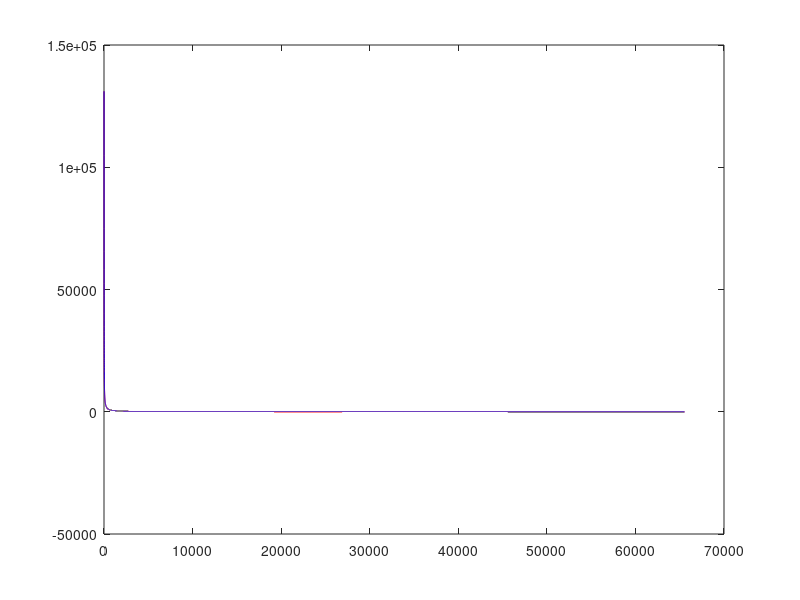
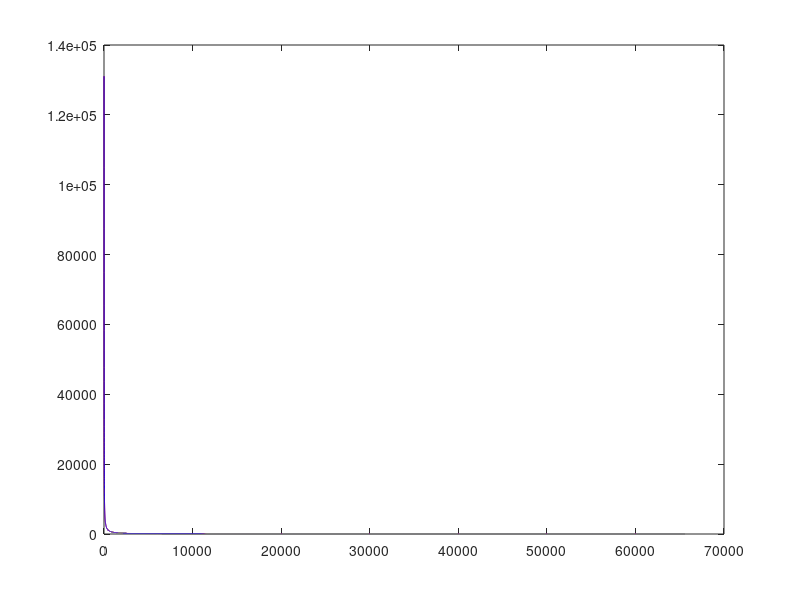

MATLAB code to generate these figures, in order:
div_table1 = [131072,104858,87381,74898,65536,58254,52429,47663,43691,40330,37449,34953,32768,30840,29127,27594,26214,24966,23831,22795,21845,20972,20165,19418,18725,18079,17476,16913,16384,15888,15420,14980,14564,14170,13797,13443,13107,12788,12483,12193,11916,11651,11398,11155,10923,10700,10486,10280,10082,9892,9709,9533,9362,9198,9039,8886,8738,8595,8456,8322,8192,8066,7944,7825,7710,7598,7490,7384,7282,7182,7085,6991,6899,6809,6722,6637,6554,6473,6394,6317,6242,6168,6096,6026,5958,5891,5825,5761,5699,5638,5578,5519,5461,5405,5350,5296,5243,5191,5140,5090,5041,4993,4946,4900,4855,4810,4766,4723,4681,4640,4599,4559,4520,4481,4443,4406,4369,4333,4297,4263,4228,4194,4161,4128,4096,4064,4033,4002,3972,3942,3913,3884,3855,3827,3799,3772,3745,3718,3692,3666,3641,3616,3591,3567,3542,3519,3495,3472,3449,3427,3404,3383,3361,3339,3318,3297,3277,3256,3236,3216,3197,3178,3158,3139,3121,3102,3084,3066,3048,3031,3013,2996,2979,2962,2945,2929,2913,2897,2881,2865,2849,2834,2819,2804,2789,2774,2759,2745,2731,2717,2703,2689,2675,2661,2648,2635,2621,2608,2595,2583,2570,2558,2545,2533,2521,2509,2497,2485,2473,2461,2450,2439,2427,2416,2405,2394,2383,2372,2362,2351,2341,2330,2320,2310,2300,2289,2280,2270,2260,2250,2241,2231,2222,2212,2203,2194,2185,2175,2166,2158,2149,2140,2131,2123,2114,2106,2097,2089,2081,2072,2064,2056,2048];
x_all = [256,335,427,512,669,833,999,1425,2000,3000,4040,4423,5844,7854,10181,17190,26887];
y_all = [2048,1565,1228,1024,784,629,525,368,262,175,130,119,90,67,51,30,19];

[~,N_picese] = size(x_all);
N_picese = N_picese-1;
K_picese = zeros(1,N_picese);
B_picese = zeros(1,N_picese);
for index=1:N_picese
    K_picese(index) = (y_all(index+1)-y_all(index))/(x_all(index+1)-x_all(index));
end

for index=1:N_picese
    B_picese(index) = round(y_all(index)-K_picese(index)*x_all(index));
end

%%
int_K_picese = round((-K_picese)*(2^9));
int_B_picese = round(B_picese);
clear K_picese B_picese;

y = zeros(1,65536);
for x=4:256
    y(x)=div_table1(x-3);        
end
for index = 1:N_picese
    for x = x_all(index):x_all(index+1)
        y(x) = int_B_picese(index)-bitshift((int_K_picese(index)*x+2^8),-9);    
    end
end

Cx_all = [26887,28340,29960,31777,33826,36158,38837,41944,45591,49933,55189,61681];
Cy_all = [19,18,17,16,15,14,13,12,11,10,9,8];
CN_all = 11;
for index = 1:CN_all
    for x = Cx_all(index):Cx_all(index+1)-1
        y(x) = Cy_all(index);    
    end
end
for x = 61681:65536
    y(x) = Cy_all(end);
end
%%
y_ = y;
x_ = 4:65536;
figure(7);plot(x_,y_(4:end),'red');hold on;
x0 = 4:65536;
y0 = round(4*2^17*(1./x0));
plot(x0,y0,'blue');
% figure(2);plot(x0,y0,'blue');hold on;plot(x,y(4:end),'red');
%%
x_all = [256,335,427,512,669,833,999,1425,2000,3000,4040,4423,5844,7854,10181,17190];
y_all = [2048,1565,1228,1024,784,629,525,368,262,175,130,119,90,67,51,30,19];


x1_data = x_all(1):x_all(1+1);
y1_data = 4*2^17*(1./x1_data);


x2_data = x_all(2):x_all(2+1);
y2_data = 4*2^17*(1./x2_data);


x3_data = x_all(3):x_all(3+1);
y3_data = 4*2^17*(1./x3_data);


x4_data = x_all(4):x_all(4+1);
y4_data = 4*2^17*(1./x4_data);


x5_data = x_all(5):x_all(5+1);
y5_data = 4*2^17*(1./x5_data);


x6_data = x_all(6):x_all(6+1);
y6_data = 4*2^17*(1./x6_data);


x7_data = x_all(7):x_all(7+1);
y7_data = 4*2^17*(1./x7_data);


x8_data = x_all(8):x_all(8+1);
y8_data = 4*2^17*(1./x8_data);


x9_data = x_all(9):x_all(9+1);
y9_data = 4*2^17*(1./x9_data);


x10_data = x_all(10):x_all(10+1);
y10_data = 4*2^17*(1./x10_data);


x11_data = x_all(11):x_all(11+1);
y11_data = 4*2^17*(1./x11_data);


x12_data = x_all(12):x_all(12+1);
y12_data = 4*2^17*(1./x12_data);

x13_data = x_all(13):x_all(13+1);
y13_data = 4*2^17*(1./x13_data);


x14_data = x_all(14):x_all(14+1);
y14_data = 4*2^17*(1./x14_data);


x15_data = x_all(15):x_all(15+1);
y15_data = 4*2^17*(1./x15_data);
%%
x_all_linear = [17191,18403,19615,20827,22039, 23251,24463,25675,26887];
x16_data = x_all_linear(1):x_all_linear(1+1);
y16_data = 4*2^17*(1./x16_data);

x17_data = x_all_linear(2):x_all_linear(2+1);
y17_data = 4*2^17*(1./x17_data);

x18_data = x_all_linear(3):x_all_linear(3+1);
y18_data = 4*2^17*(1./x18_data);

x19_data = x_all_linear(4):x_all_linear(4+1);
y19_data = 4*2^17*(1./x19_data);

x20_data = x_all_linear(5):x_all_linear(5+1);
y20_data = 4*2^17*(1./x20_data);

x21_data = x_all_linear(6):x_all_linear(6+1);
y21_data = 4*2^17*(1./x21_data);

x22_data = x_all_linear(7):x_all_linear(7+1);
y22_data = 4*2^17*(1./x22_data);

x23_data = x_all_linear(8):x_all_linear(8+1);
y23_data = 4*2^17*(1./x23_data);
%%
p11 = 0.02064;    p12 = -18.27;  p13 = 5371;
p21 = 0.009602;   p22 = -10.96;  p23 = 4158;
p31 = 0.005103;   p32 = -7.182;  p33 = 3364;
p41 = 0.002586;   p42 = -4.574;  p43 = 2687;
p51 = 0.001251;   p52 = -2.815;  p53 = 2107;
p61 = 0.000687;   p62 = -1.887;  p63 = 1724; % 2^16; 
p71 = 0.0003047;  p72 = -1.102;  p73 = 1321 ;
p81 = 0.000107;   p82 = -0.5483; p83 = 931.3;
p91 = 3.475e-05;  p92 = -0.2597; p93 = 641.8;
pa1 = 1.225e-05;  pa2 = -0.1291 ;pa3 = 451.7;
pb1 = 6.932e-06;  pb2 = -0.08798;pb3 = 372.1; % 2^22
pc1 = 3.94e-06;   pc2 = -0.06058;pc3 = 309.3; % 2^23
pd1 = 1.663e-06;  pd2 = -0.0341 ;pd3 = 232.1; % 2^22
pe1 = 7.254e-07;  pe2 = -0.01959;pe3 = 175.9; 
pf1 = 2.167e-07;  pf2 = -0.008846;pf3 = 118.8;
%%
k1 = -0.001656;
b1 =  58.95;
k2 = -0.001452;
b2 = 55.19;
k3 = -0.001283;
b3 = 51.88;
k4 = -0.001142;
b4 = 48.94;
k5 = -0.001023;
b5 = 46.32;
k6 = -0.0009215;
b6 = 43.97;
k7 = -0.0008345;
b7 = 41.84;
k8 = -0.0007593;
b8 = 39.91;



%%
p11 = 169;       % 13                 
p12 = -73;       % 2
p13 = 371;    

p21 = 2517;         % 18 
p22 = -1403;     % 7
p23 = 4158;

p31 = 42807;     % 23
p32 = -3677;     % 9
p33 = 3364;

p41 = 339;       % 17
p42 = -18735;    % 12
p43 = 2687;

p51 = 41;        % 15
p52 = -90;       % 5   
p53 = 2107;

p61 = 90;        % 17
p62 = -483;      % 8
p63 = 1724;

p71 = 639;       % 21
p72 = -282;      % 8
p73 = 1321 ;     

p81 = 14;        % 17
p82 = -35;       % 6
p83 = 931;       %

p91 = 583;       % 24
p92 = -266;      % 10 
p93 = 642;

pa1 = 411;       % 25
pa2 = -33 ;      % 8
% pa3 = 7227;      % 4
pa3 = 452;      % 4

pb1 = 29;        % 22
pb2 = -45;       % 9
pb3 = 372;     

pc1 = 33;        % 23
pc2 = -31;       % 9
pc3 = 309;       

pd1 = 7;         % 22  
pd2 = -35;       % 10
pd3 = 232; 

pe1 = 3;         % 22
pe2 = -642;      % 15
pe3 = 176; 

pf1 = 29;        % 27        
pf2 = -9;        % 10
pf3 = 119;      
%%
k1 = -0.001656;
b1 =  58.95;
k2 = -0.001452;
b2 = 55.19;
k3 = -0.001283;
b3 = 51.88;
k4 = -0.001142;
b4 = 48.94;
k5 = -0.001023;
b5 = 46.32;
k6 = -0.0009215;
b6 = 43.97;
k7 = -0.0008345;
b7 = 41.84;
k8 = -0.0007593;
b8 = 39.91;
%%
k1 = -217;        % 17
b1 =  7726694;
k2 = -6090;       % 22
b2 = 231483638;
k3 = -84;         % 16
b3 = 3400008;      
k4 = -299;        % 18
b4 = 12829327;
k5 = -67;         % 16
b5 = 3035627;
k6 = -3865;       % 22
b6 = 184423547;
k7 = -3500;       % 22
b7 = 175489679;       
k8 = -796;        % 20
b8 = 41848668;         
%%
P1_INT = [169,2517, 42807,339,41,90,639,14,583,411,29,33,7,3,29];
bits_P1 = [13,18,23,17,15,17,21,17,24,25,22,23,22,22,27];
P2_INT = [73, 1403,3677,18735,90,483,282,35,266,33,45,31,35,642,9];
P3_INT = [5371, 4158,3364,2687,2107,1724,1321,931,642,452,372,309,232,176,119];   
bits_P2 = [2,7,9,12,5,8,8,6,10,8,9,9,10,15,10];
K_INT = [217,6090,84,299,67,3865,3500,796];
bits_K = [17,22,16,18,16,22,22,20];
B_INT = [7726694,231483638,3400008,12829327,3035627,184423547,175489679,41848668];
%%
x_all = [256,335,427,512,669,833,999,1425,2000,3000,4040,4423,5844,7854,10181,17190];
[~,Q_picese] = size(x_all);
Q_picese = Q_picese-1;
x_all_linear = [17191,18403,19615,20827,22039, 23251,24463,25675,26887];
[~,L_picese] = size(x_all_linear);
L_picese = L_picese-1;

%%
div_table1 = [131072,104858,87381,74898,65536,58254,52429,47663,43691,40330,37449,34953,32768,30840,29127,27594,26214,24966,23831,22795,21845,20972,20165,19418,18725,18079,17476,16913,16384,15888,15420,14980,14564,14170,13797,13443,13107,12788,12483,12193,11916,11651,11398,11155,10923,10700,10486,10280,10082,9892,9709,9533,9362,9198,9039,8886,8738,8595,8456,8322,8192,8066,7944,7825,7710,7598,7490,7384,7282,7182,7085,6991,6899,6809,6722,6637,6554,6473,6394,6317,6242,6168,6096,6026,5958,5891,5825,5761,5699,5638,5578,5519,5461,5405,5350,5296,5243,5191,5140,5090,5041,4993,4946,4900,4855,4810,4766,4723,4681,4640,4599,4559,4520,4481,4443,4406,4369,4333,4297,4263,4228,4194,4161,4128,4096,4064,4033,4002,3972,3942,3913,3884,3855,3827,3799,3772,3745,3718,3692,3666,3641,3616,3591,3567,3542,3519,3495,3472,3449,3427,3404,3383,3361,3339,3318,3297,3277,3256,3236,3216,3197,3178,3158,3139,3121,3102,3084,3066,3048,3031,3013,2996,2979,2962,2945,2929,2913,2897,2881,2865,2849,2834,2819,2804,2789,2774,2759,2745,2731,2717,2703,2689,2675,2661,2648,2635,2621,2608,2595,2583,2570,2558,2545,2533,2521,2509,2497,2485,2473,2461,2450,2439,2427,2416,2405,2394,2383,2372,2362,2351,2341,2330,2320,2310,2300,2289,2280,2270,2260,2250,2241,2231,2222,2212,2203,2194,2185,2175,2166,2158,2149,2140,2131,2123,2114,2106,2097,2089,2081,2072,2064,2056,2048];
y = zeros(1,65536);
for x=4:256
    y(x)=div_table1(x-3);        
end
%%
for index = 1:Q_picese
    for x = x_all(index):x_all(index+1)
%         y(x) = int_B_picese(index)-bitshift((int_K_picese(index)*x+2^8),-9);    
        y(x) = bitshift(P1_INT(index)*(x^2)+2^(bits_P1(index)-1),-bits_P1(index)) - bitshift((P2_INT(index)*x+2^(bits_P2(index)-1)),-bits_P2(index))+P3_INT(index);
    end
end
%%
for index = 1:L_picese
    for x = x_all_linear(index):x_all_linear(index+1)
         y(x) =bitshift(B_INT(index)-K_INT(index)*x+2^(bits_K(index)-1),-bits_K(index));
    end
end
%%

Cx_all = [26888,28340,29960,31777,33826,36158,38837,41944,45591,49933,55189,61681];
Cy_all = [19,18,17,16,15,14,13,12,11,10,9,8];
CN_all = 11;
for index = 1:CN_all
    for x = Cx_all(index):Cx_all(index+1)-1
        y(x) = Cy_all(index);    
    end
end
for x = 61681:65536
    y(x) = Cy_all(end);
end
%%
%%
y_ = y;
x_ = 4:65536;
figure(8);plot(x_,y_(4:end),'red');hold on;
x0 = 4:65536;
y0 = round(4*2^17*(1./x0));
plot(x0,y0,'blue');

